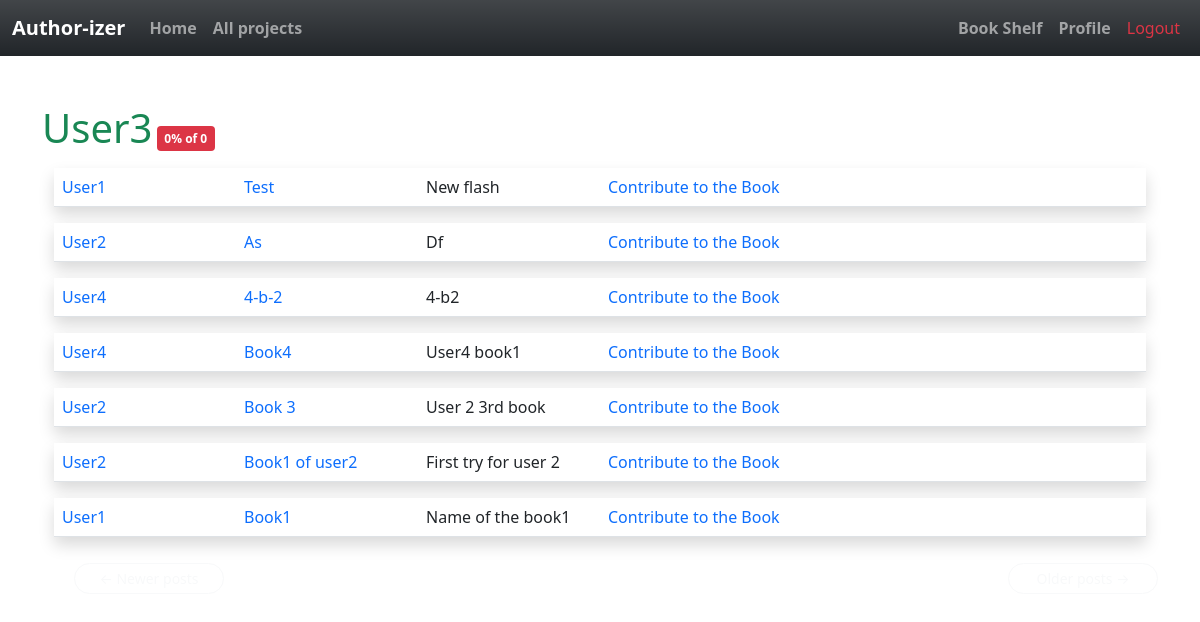
Screenshot of /explore (signed in) with the database file from the repository.
### app/models.py (models this page shows, shortened)
class User(UserMixin, db.Model):
    id = db.Column(db.Integer, primary_key=True )
    username = db.Column(db.String(64), index=True, unique=True)
    email = db.Column(db.String(120), index=True, unique=True)
    password_hash = db.Column(db.String(128))
    posts = db.relationship('Post', backref='author', lazy='dynamic')
    about_me = db.Column(db.String(140))
    last_seen = db.Column(db.DateTime, default=datetime.utcnow)
    followed = db.relationship(
        'User', secondary=followers,
        primaryjoin=(followers.c.follower_id == id),
        secondaryjoin=(followers.c.followed_id == id),
        backref=db.backref('followers', lazy='dynamic'), lazy='dynamic')

class SearchableMixin(object):
    @classmethod
    def before_commit(cls, session):
        session._changes = {
            'add': list(session.new),
            'update': list(session.dirty),
            'delete': list(session.deleted)
        }
    @classmethod
    def after_commit(cls, session):
        for obj in session._changes['add']:
            if isinstance(obj, SearchableMixin):
                add_to_index(obj.__tablename__, obj)
        for obj in session._changes['update']:
            if isinstance(obj, SearchableMixin):
                add_to_index(obj.__tablename__, obj)
        for obj in session._changes['delete']:
            if isinstance(obj, SearchableMixin):
                remove_from_index(obj.__tablename__, obj)
        session._changes = None

class Post(SearchableMixin, db.Model):
    __searchable__ = ['body']
    id = db.Column(db.Integer, primary_key=True)
    body = db.Column(db.Text)
    title= db.Column(db.String(140))
    subtitle=db.Column(db.String(200))
    timestamp = db.Column(db.DateTime, index=True, default=datetime.utcnow)
    user_id = db.Column(db.Integer, db.ForeignKey('user.id', ondelete="CASCADE"))
    contributes = db.relationship('Contribute', backref='contrib', lazy='dynamic')
    completed= db.Column(db.Boolean, default=False)

### app/routes.py (the view)
@app.route('/explore')
@login_required
def explore():
    form_2=RatingForm ()
    authorate= user_rating(current_user.username)
    page = request.args.get('page', 1, type=int)
    posts = Post.query.order_by(Post.timestamp.desc()).paginate(
        page, app.config['POSTS_PER_PAGE'], False)
    next_url = url_for('explore', page=posts.next_num) \
        if posts.has_next else None
    prev_url = url_for('explore', page=posts.prev_num) \
        if posts.has_prev else None
    return render_template('index.html', title='Open projects', posts=posts.items, form_2=form_2,
                           next_url=next_url, prev_url=prev_url,authorate=authorate,total=total_rating)

### app/models.py (called while the page is built)
@login.user_loader
def load_user(id):
    return User.query.get(int(id))

### app/rating.py (called while the page is built)
def user_rating(username):
    conts=[]
    contributes=Contribute.query.filter_by(contributor=username).all()
    num=len(contributes)
    for contribute in contributes:
        if contribute.accepted ==1:
            conts.append(contribute)
    acc_len = len(conts)
    if num>0:
        rating=(acc_len*100)/num
        return round(rating,1)
    else:
        return 0

def total_rating(username):
   contributes=Contribute.query.filter_by(contributor=username).all()
   num=len(contributes)
   return num

### app/routes.py (called while the page is built)
@app.before_request
def before_request():
    if current_user.is_authenticated:
        current_user.last_seen = datetime.utcnow()
        db.session.commit()
        g.search_form = SearchForm()

### app/templates/index.html (shortened to what this page needs)
{% extends "base.html" %}
{% import 'bootstrap/form.html' as wtf %}
{% block app_content %}
        <h1 class='text-success d-inline'>{{ current_user.username.capitalize() }}</h1>
            {%if authorate >=80%}
            <span class='badge bg-success text-wrap d-inline'> {{authorate}}% of {{total(username=current_user.username)}}</span>
            {%elif 80>authorate >=50 %}
            <span class='badge bg-warning text-wrap d-inline'> {{authorate}}% of {{total(username=current_user.username)}}</span>
            {%elif authorate<50 %}
            <span class='badge bg-danger text-wrap d-inline'> {{authorate}}% of {{total(username=current_user.username)}} </span>
            {%endif%}
    {% for post in posts %}
        {%if post.completed!=1 %}
        {% include '_post.html' %}
        {%endif%}
    {% endfor %}
    <nav aria-label="...">
        <ul class="pager">
            <li class="btn-sm rounded-pill btn-outline-secondary{% if not prev_url %} btn btn-outline-light{% endif %}">
                <a type="button" class="btn-outline-light text-decoration-none" href="{{ prev_url or '#' }}">
                    <span aria-hidden="true">&larr;</span> Newer posts
                </a>
            </li>
            <li class="btn-sm rounded-pill btn-outline-secondary{% if not next_url %} btn btn-outline-light{% endif %} float-end">
                <a type="button" class="btn-outline-light text-decoration-none " href="{{ next_url or '#' }}">
                    Older posts <span aria-hidden="true">&rarr;</span>
                </a>
            </li>
        </ul>
    </nav>
{% endblock %}

### app/templates/_post.html (shortened to what this page needs)
<div class="container mt-3 ">
<table class="table table-hover ">
    <tr class=' shadow p-3 mb-5 bg-body '>
        <td class=" col-sm-2  ">
            <a class= "text-decoration-none" href="{{ url_for('user', username=post.author.username) }}">
                {{ post.author.username.capitalize() }}
            </a>
        </td>
        <td class="col-sm-2">
            <a class= "text-decoration-none" href="{{ url_for('read_post', id=post.id) }}">
            {{ post.title.capitalize() }}
            </a>
        </td>
        <td class="col-sm-2 ">
            {{ post.subtitle.capitalize() }}
        </td>
        <td class="col -sm-2">
            {%if post.author.username != current_user.username and not post.completed%}
                <a class= "text-decoration-none" href="{{ url_for('contribute', id=post.id)}}"> Contribute to the Book </a>
            {%elif not post.completed %}
                <a class= "text-decoration-none" href="{{url_for('edit_post' , id=post.id)}}"> Edit Your Book</a>
            {%endif %}
        </td>
        <td class="col-sm-2 ">
        </td>
    </tr>
</table>
</div>

### app/static/style.css (style rules this page uses)
.btn { margin-top: 10px; width:150px; }

### rows the page displays
User: username "User3", username "0"
Post: author.username "User1", title "Test", subtitle "New flash"
Post: author.username "User2", title "As", subtitle "Df"
Post: author.username "User4", title "4-b-2", subtitle "4-b2"
Post: author.username "User4", title "Book4", subtitle "User4 book1"
Post: author.username "User2", title "Book 3", subtitle "User 2 3rd book"
Post: author.username "User2", title "Book1 of user2", subtitle "First try for user 2"
Post: author.username "User1", title "Book1", subtitle "Name of the book1"

### other values shown
{{ authorate }} "0"
